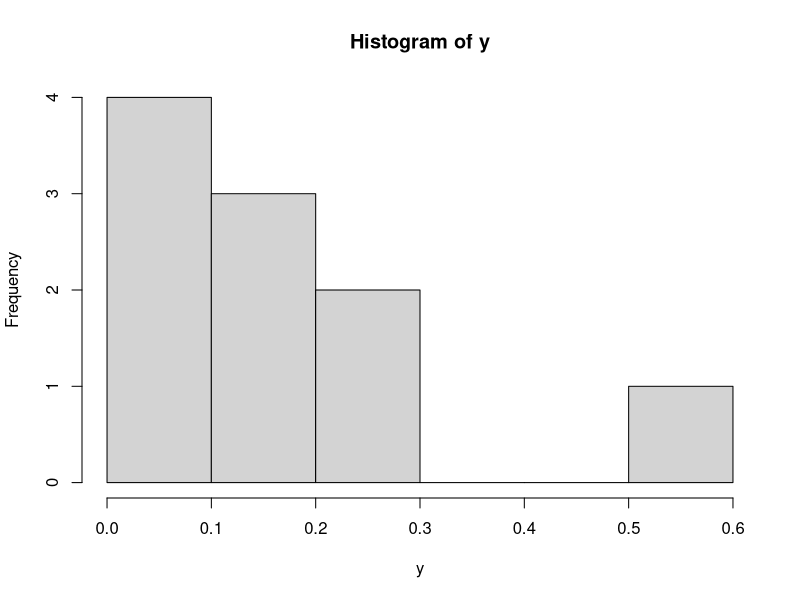
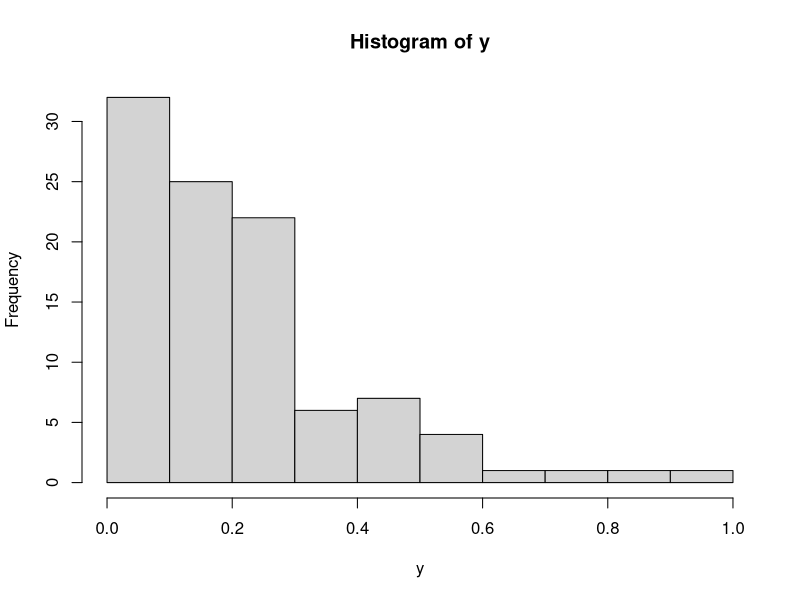
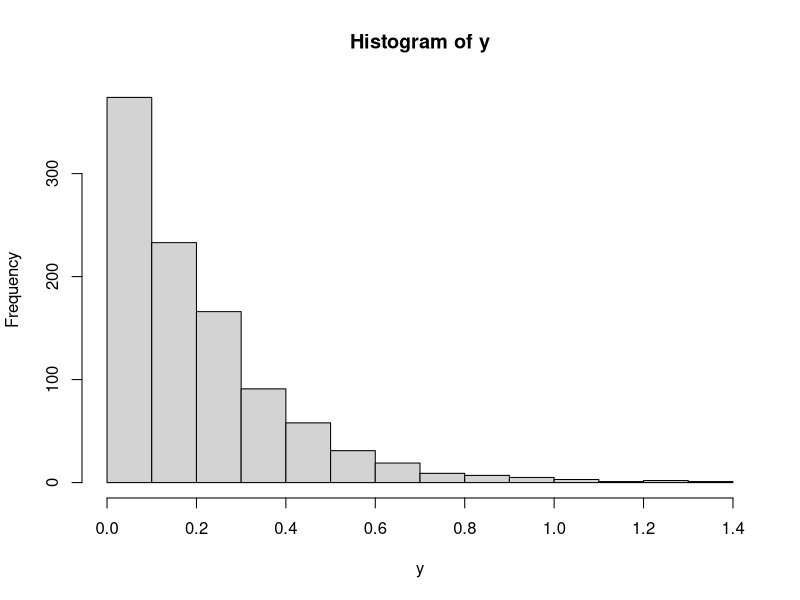
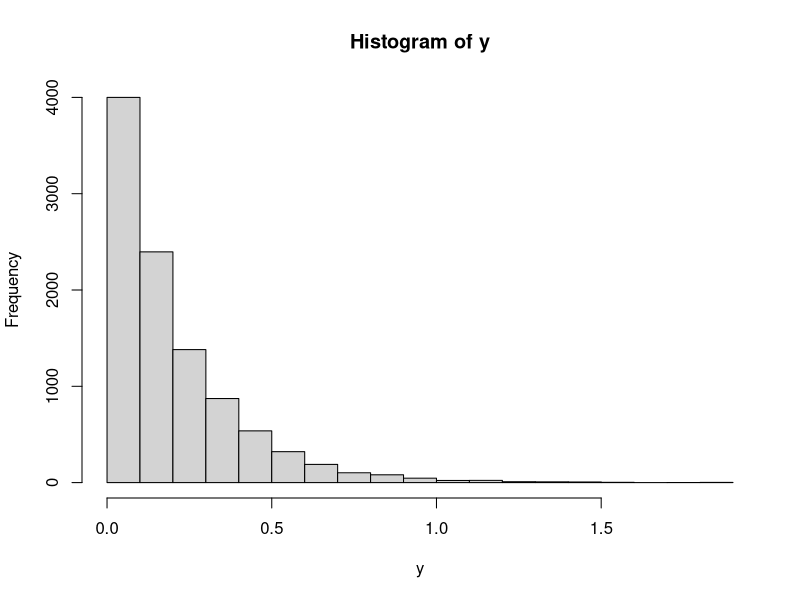

Write R code to recreate these figures, in order.
#5a
#fungsinya adalah 1/betha e^(-x/betha)

#5b
set.seed(1)
x = 10
b = 5
y = rexp(x, 5)
hist(y)

x = 100
b = 5
y = rexp(x, 5)
hist(y)

x = 1000
b = 5
y = rexp(x, 5)
hist(y)

x = 10000
b = 5
y = rexp(x, 5)
hist(y)

#5c
#Mean dari Distribusi Eksponen adalah betha
#Varians dari Distribusi Eksponen adalah betha^2
